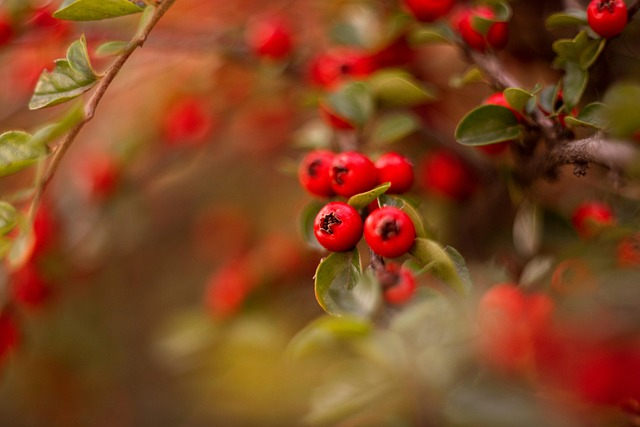
#> input picture AI/images/berries.jpg, 640 x 427 px, found by its file name
$ python 4.pixel_access_and_copy.py
#> lines starting #> are read from the running program, lines starting #| are printed output that depends on the picture; after the words box and inside, x2 and y2 are one past the last pixel; in counts of white or black regions, pixels touching at a corner belong together
"""
4.pixel_access_and_copy.py

[파일 개요]
- 이미지에서 특정 픽셀의 값을 읽고/수정하는 방법을 다룬다.
- Numpy 배열을 이용해 새로운 이미지를 직접 생성하는 방법을 보여준다.
- 얕은 복사(shallow copy)와 깊은 복사(deep copy)의 차이를 시각적으로 확인한다.

[연결되는 이론 개념]
1) 픽셀 단위 접근
   - img[y, x] 로 (y행, x열)의 픽셀에 접근 (주의: (x, y)가 아니라 (y, x)).
   - 컬러 이미지(BGR)에서는 img[y, x]가 [B, G, R] 형태의 배열.

2) Numpy 배열로 이미지 생성
   - np.zeros((높이, 너비, 채널), dtype=np.uint8) 로 검정색(0) 이미지 생성.
   - 특정 영역에 값을 할당하여 직사각형, 선 등을 표현 가능.

3) 얕은 복사 vs 깊은 복사
   - 얕은 복사: 같은 메모리 공유 → 원본/복사본 중 하나를 수정하면 둘 다 바뀜.
   - 깊은 복사: 메모리 완전 복제 → 서로 독립적으로 수정 가능.
"""

import cv2
import numpy as np


def create_black_image():
    """
    검정색 배경의 이미지를 생성하고, 특정 영역에 색을 칠하는 예제.

    Returns
    -------
    img : np.ndarray
        - 크기: 480 x 640
        - 채널: 3 (B, G, R)
        - 초기값: 0 (검정색)
        - 왼쪽 상단 일부 영역에 파란색 직사각형이 칠해져 있음.
    """
    # 높이 480, 너비 640, 채널 3 (BGR), 값 범위 0~255
    img = np.zeros((480, 640, 3), dtype=np.uint8)

    # [y1:y2, x1:x2] 영역에 파란색(B=255, G=0, R=0)으로 채우기
    img[50:150, 50:200] = (255, 0, 0)

    return img


def pixel_read_write_example(img):
    """
    이미지의 중앙 픽셀 색상 값을 읽어서 출력하고,
    주변 픽셀을 빨간색으로 칠하는 예제.

    Parameters
    ----------
    img : np.ndarray
        BGR 컬러 이미지.
    """
    h, w = img.shape[:2]
    # 중심 좌표 (y, x)
    center_y, center_x = h // 2, w // 2

    # (center_y, center_x)에 해당하는 BGR 값 읽기
    b, g, r = img[center_y, center_x]
    print(f"[INFO] 중심 픽셀 BGR 값: ({b}, {g}, {r})")

    # 중심 주변 5x5 영역을 빨간색(0,0,255)으로 칠하기
    img[center_y - 2:center_y + 3, center_x - 2:center_x + 3] = (0, 0, 255)


def shallow_vs_deep_copy(img):
    """
    얕은 복사와 깊은 복사의 차이를 시각적으로 확인하는 예제.

    Parameters
    ----------
    img : np.ndarray
        원본 BGR 이미지.

    과정
    ----
    1) shallow_copy = img  : 같은 메모리를 가리키는 얕은 복사
    2) deep_copy = img.copy() : 별도의 메모리에 복사된 깊은 복사
    3) 원본/얕은 복사 이미지에 초록색 사각형을 그리면,
       shallow_copy에도 동일한 변화가 반영됨.
    4) 깊은 복사 이미지에 파란색 사각형을 그리면,
       원본/얕은 복사에는 영향을 주지 않음.
    """
    # 얕은 복사: 실제로는 같은 Numpy 배열을 가리킴
    shallow_copy = img
    # 깊은 복사: 완전 복제된 별도의 배열
    deep_copy = img.copy()

    h, w = img.shape[:2]

    # 원본+shallow_copy에 초록색 사각형 (0,255,0)
    img[h // 4:h // 2, w // 4:w // 2] = (0, 255, 0)

    # deep_copy에는 파란색 사각형 (255,0,0)
    deep_copy[h // 4:h // 2, w // 2:w * 3 // 4] = (255, 0, 0)

    # 원본(=shallow_copy)와 deep_copy를 각각 보여주기
    cv2.imshow("original_and_shallow (green)", img)
    cv2.imshow("deep_copy (blue)", deep_copy)

    print("[INFO] 초록 사각형: 원본+shallow, 파란 사각형: deep copy")
    cv2.waitKey(0)
    cv2.destroyAllWindows()


if __name__ == "__main__":
    # 1) 검정 바탕 이미지를 만들어 픽셀 조작 예제 수행
    base_img = create_black_image()
    pixel_read_write_example(base_img)
    cv2.imshow("pixel_edit", base_img)
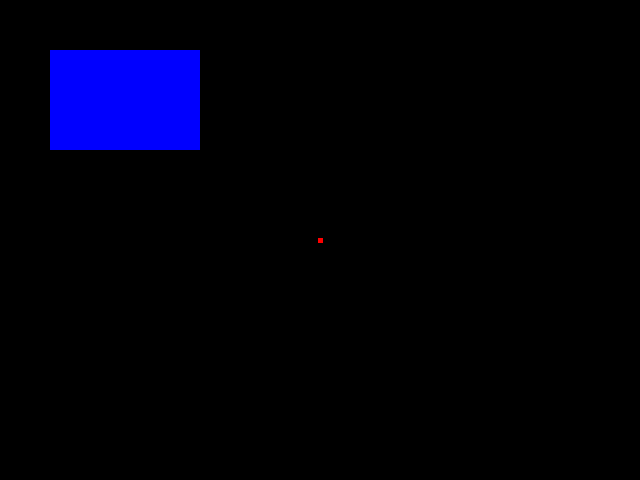
#> window 'pixel_edit': shape (480, 640, 3); mean B, G, R 12.5, 0, 0
    cv2.waitKey(0)
    cv2.destroyAllWindows()

    # 2) 실제 이미지 파일을 읽어서 shallow/deep copy 비교
    img_path = "./AI/images/berries.jpg"
    img = cv2.imread(img_path, cv2.IMREAD_COLOR)
#> img is the input picture: shape (427, 640, 3); mean B, G, R 33.7, 70, 129.1

    if img is None:
        print(f"[ERROR] 이미지를 찾을 수 없습니다: {img_path}")
    else:
        shallow_vs_deep_copy(img)
#> in shallow_vs_deep_copy, `img[h // 4:h // 2, w // 4:w // 2] = (0, 255, 0)`:
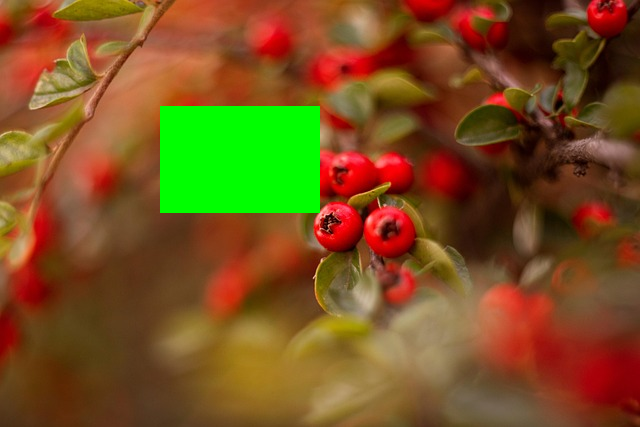
#> img: shape (427, 640, 3); 6.26% of pixels changed, all inside (x1, y1, x2, y2) = (160, 106, 320, 213)
#> in shallow_vs_deep_copy, `deep_copy[h // 4:h // 2, w // 2:w * 3 // 4] = (255, 0, 0)`:
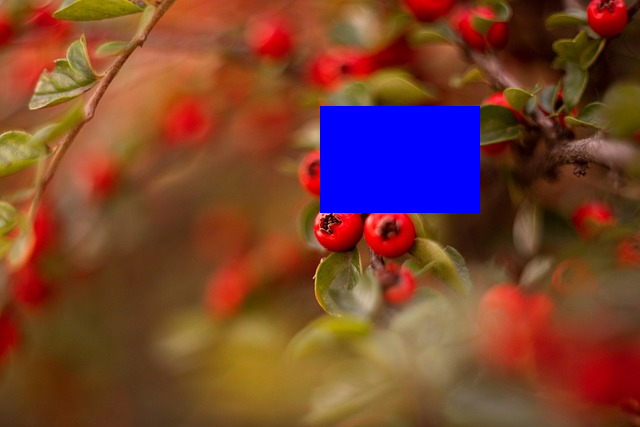
#> deep_copy: shape (427, 640, 3); 6.26% of pixels changed, all inside (x1, y1, x2, y2) = (320, 106, 480, 213)

'''
[INFO] 중심 픽셀 BGR 값: (0, 0, 0)
[INFO] 초록 사각형: 원본+shallow, 파란 사각형: deep copy
'''

$ run again, with AI/images/checkboard.png saved as AI/images/berries.jpg
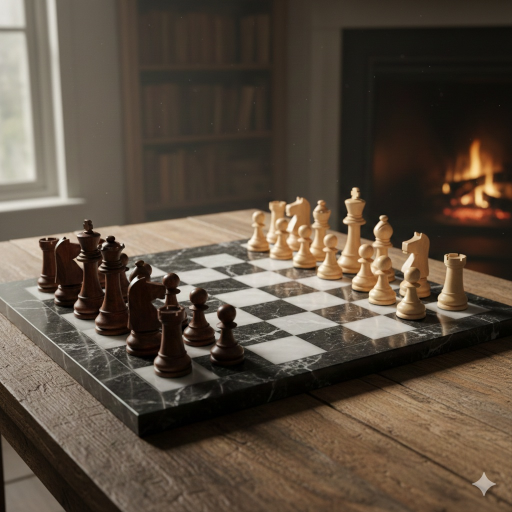
#> input picture AI/images/checkboard.png, 1024 x 1024 px, found by its file name (shown at 1/2 size)
#> img is the input picture: shape (1024, 1024, 3); mean B, G, R 63.7, 77.1, 89.8
#> in shallow_vs_deep_copy, `img[h // 4:h // 2, w // 4:w // 2] = (0, 255, 0)`:
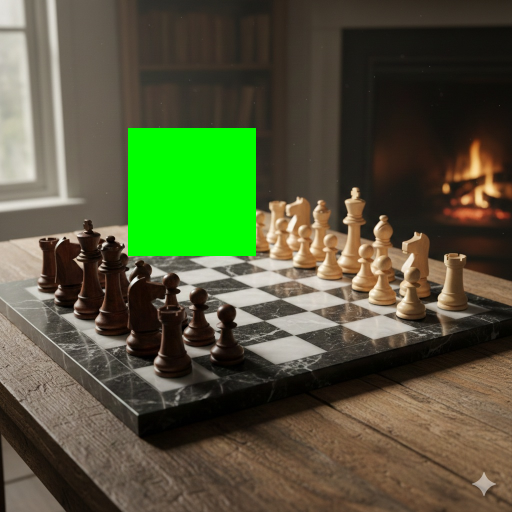
#> img: shape (1024, 1024, 3) (shown at 1/2 size); 6.25% of pixels changed, all inside (x1, y1, x2, y2) = (256, 256, 512, 512)
#> in shallow_vs_deep_copy, `deep_copy[h // 4:h // 2, w // 2:w * 3 // 4] = (255, 0, 0)`:
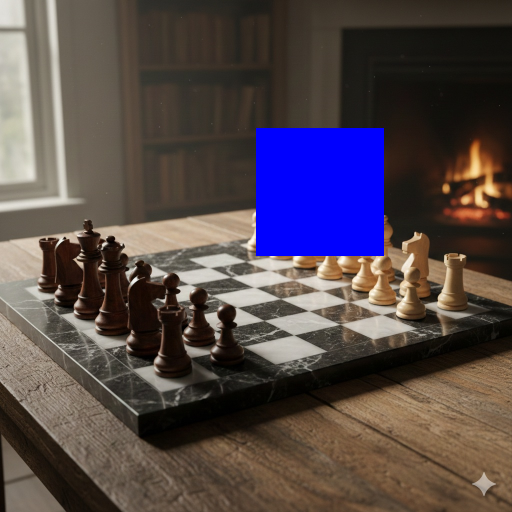
#> deep_copy: shape (1024, 1024, 3) (shown at 1/2 size); 6.25% of pixels changed, all inside (x1, y1, x2, y2) = (512, 256, 768, 512)
